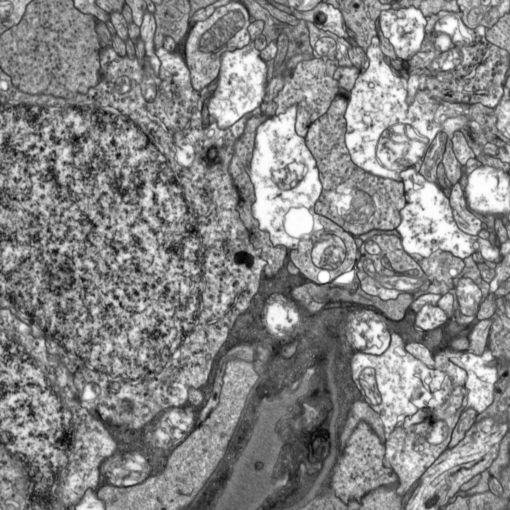
#> input picture cell_images/cell_images/0001.000.png, 510 x 510 px, given in place of clouds.png, which was not available
$ python main.py   (older library calls are emulated)
#> lines starting #> are read from the running program, lines starting #| are printed output that depends on the picture; pictures that were not available may be replaced by others from this repository, and a replacement may not be noted
### canvas_funcs.py
import code
import os
import skimage
from skimage import io

import matplotlib.pyplot as plt
import numpy as np
#from ip_functions import *
from skimage import data, filters, color, morphology, exposure, img_as_float, img_as_ubyte, util
from skimage.util import img_as_ubyte
from skimage.segmentation import flood, flood_fill
from skimage.morphology import extrema
from skimage.exposure import histogram
from numpy.fft import fft2, ifft2
from scipy import fftpack

def mosaic_core(imgs):
    print('Beginning Mosiac, this may take a minute...')

    debug = 0
    rows, cols = (len(imgs), len(imgs))
    pos_arr = [[0 for i in range(cols)] for j in range(rows)]

    canvas_size_y = 2*len(imgs)*imgs[0].shape[0] + imgs[0].shape[0]
    canvas_size_x = 2*len(imgs)*imgs[0].shape[1] + imgs[0].shape[1]
    canvas = np.zeros((canvas_size_y, canvas_size_x))

    # Pad images in all directions with ave value
    pad_imgs = pad_ave_arr(imgs)
    filt = lo_pass_gauss(pad_imgs[0], 0, .8)[1]
    corr_threshold = 100000


    for ff in range(0, len(imgs)):
        for gg in range(0, len(imgs)):

            temp_y = len(imgs)*imgs[ff].shape[0]
            temp_x = len(imgs)*imgs[ff].shape[1]

            if(ff == 0 and gg == 0):
                canvas[temp_y:temp_y + imgs[0].shape[0], temp_x:temp_x + imgs[0].shape[1]] = imgs[0]
                pos_arr[0][0] = [temp_y, temp_x]

            if(debug == 1):
                plt.imshow(canvas, cmap='gray')
                plt.show()

            #phase correlation
            corr = phase_corr(pad_imgs[ff], pad_imgs[gg], filt)
            quad = quad_img(draw_bound(imgs[ff]))
            quad_comp = np.array(quad)
            y_off = np.unravel_index(corr.argmax(), corr.shape)[0]
            x_off = np.unravel_index(corr.argmax(), corr.shape)[1]
            max_val = corr[y_off, x_off]
            mean_val = np.mean(corr)

            if(mean_val != 0):
              max_mean_ratio = max_val/mean_val
            else:
              max_mean_ratio = 0

            bound = draw_bound(np.array(imgs[gg]))

            y_len = np.int(pad_imgs[ff].shape[0])
            x_len = np.int(pad_imgs[ff].shape[1])
            y_ctr = np.int(pad_imgs[ff].shape[0]/2)
            x_ctr = np.int(pad_imgs[ff].shape[1]/2)

            # Calculate offset in y, wrap around if negative
            dy = y_ctr-y_off
            dy_orig = dy
            if(dy < 0):
                dy = imgs[ff].shape[0] + dy

            # Calculate offset in x, wrap around if negative
            dx = x_ctr-x_off
            dx_orig = dx
            if(dx < 0):
                dx = imgs[ff].shape[1] + dx

            if(debug == 1):
                print("Image F index: ", ff)
                print("Image G index: ", gg)
                print('y offset: ', y_off)
                print('x offset: ', x_off)
                print('dy: ', dy)
                print('dx: ', dx)
                print('Max Corr Val: ', max_val)
                print('Mean Corr Val: ', mean_val)
                print('Max/Mean Ratio', max_mean_ratio)

            if( 0.008 > max_val):
                print('Uncorrelated')
                continue

            quad_comp[dy:dy + imgs[ff].shape[0], dx:dx + imgs[ff].shape[1]] = bound

            if(dy == 0 and dx == 0):
              if(debug == 1):
                  print('SAME IMAGE\n\n\n')

              continue

            q_idx = quad_corr_max_index(imgs[ff], imgs[gg], dy, dx)

            if(len(pos_arr[ff][ff]) == 2 and pos_arr[ff][gg] == 0):
                fy_pos = pos_arr[ff][ff][0]
                fx_pos = pos_arr[ff][ff][1]

                if( q_idx == 1):
                    pos_arr[gg][gg] = [fy_pos + dy, fx_pos + dx]
                    pos_arr[ff][gg] = [dy, dx]
                elif( q_idx == 2):
                    pos_arr[gg][gg] = [fy_pos + dy_orig, fx_pos + dx]
                    pos_arr[ff][gg] = [dy, dx]
                elif( q_idx == 3):
                    pos_arr[gg][gg] = [fy_pos + dy_orig, fx_pos + dx_orig]
                    pos_arr[ff][gg] = [dy_orig, dx_orig]
                elif( q_idx == 4):
                    pos_arr[gg][gg] = [fy_pos + dy_orig, fx_pos + dx_orig]
                    pos_arr[ff][gg] = [dy, dx_orig]

                canvas[pos_arr[gg][gg][0]:pos_arr[gg][gg][0] + imgs[gg].shape[0], pos_arr[gg][gg][1]:pos_arr[gg][gg][1] + imgs[gg].shape[1]] = imgs[gg]

    plt.figure()
    plt.imshow(canvas, cmap='gray')
    plt.savefig('canvas.png')

    return canvas


# [76 lines left out: functions quad_corr, quad_corr_max_index, norm_corr, btrw, lo_pass_btrw, not called in this run]
    #return img_filt, FILT, I, IMG_FILT


def draw_bound(img):
    new_img = np.array(img)
    new_img[0:1, ::] = 0
    new_img[::, 0:1] = 0
    new_img[img.shape[0]-1:img.shape[0], ::] = 0
    new_img[::, img.shape[1]-1:img.shape[1]] = 0
    return new_img

def pad_ave_arr(imgs):
    pad_arr = []
    for ii in range(len(imgs)):
        pad_arr.append(pad_average(imgs[ii]))
    return pad_arr

def quad_img(img):
    q_img = np.zeros((2*img.shape[0], 2*img.shape[1]))
    q_img[0:img.shape[0], 0:img.shape[1]] = img
    q_img[img.shape[0]:2*img.shape[0], 0:img.shape[1]] = img
    q_img[img.shape[0]:2*img.shape[0], img.shape[1]:2*img.shape[1]] = img
    q_img[0:img.shape[0], img.shape[1]:2*img.shape[1]] = img
    return q_img

def pad_average(img):
    av = np.mean(img)
    pad_img = av*np.ones((3*img.shape[0], 3*img.shape[1]))
    pad_img[img.shape[0]:2*img.shape[0], img.shape[1]:2*img.shape[1]] = img
    return pad_img

def phase_corr(f, g, filt):
    eps = .00001
    fft_prod = np.fft.fft2(f).conj()*np.fft.fft2(g)
    fft_prod_phase = fft_prod/(np.abs(fft_prod) + eps)
    filt_phase = filt*fft_prod_phase

    return np.real(np.fft.fftshift(np.fft.ifft2(filt_phase)))

def gs2(muu, sg, w, h):
    w_half = np.int(w/2)
    h_half = np.int(h/2)
    #x, y = np.meshgrid(np.linspace(-1,1,w), np.linspace(-1,1,h))
    x, y = np.meshgrid(np.linspace(-1,1,h), np.linspace(-1,1,w))
    z = np.sqrt(x*x + y*y)
    sigma = 1
    gauss1 = np.exp(-1*((z-muu)**2 / (2.0 * sg**2)))
    return gauss1

def lo_pass_gauss(img, muu, sg):
    #Shift the gaussian filter as it is constructed to be in the center of X,Y, this doesn't
    #match fourier tranforms of images
    FILT = fftpack.fftshift(gs2(muu, sg, np.shape(img)[0], np.shape(img)[1]))
    I = np.fft.fft2(img)
    IMG_FILT = I*FILT
    img_filt = np.abs(np.fft.ifft2(IMG_FILT))
    return img_filt, FILT, I, IMG_FILT

# [7 lines left out: function test_img, not called in this run]

def color2grey(img):
    b = [.3, .6, .1]
    return np.dot(img[...,:3], b)


# [17 lines left out: function plt_flt_plot, not called in this run]


def partition_imag4(img, overlap):
    half_len_y = np.int(img.shape[0]/2)
    half_len_x = np.int(img.shape[1]/2)

    s1 = img[0:half_len_x+overlap, 0:half_len_x+overlap]
    s2 = img[overlap:2*half_len_y, 0:half_len_x+overlap]
    s3 = img[overlap:2*half_len_y, overlap:2*half_len_x]
    s4 = img[0:half_len_y+overlap, overlap:2*half_len_x]

    return s1, s2, s3, s4

def partition_imag4_print(img, imgs):

    s1 = imgs[0]
    s2 = imgs[1]
    s3 = imgs[2]
    s4 = imgs[3]

    fig = plt.figure()

    gs = fig.add_gridspec(2,4)
    ax0 = fig.add_subplot(gs[:, 0:2])
    plt.imshow(img, cmap='gray')
    ax1 = fig.add_subplot(gs[0, 2])
    plt.imshow(s1, cmap='gray')
    ax2 = fig.add_subplot(gs[1, 2])
    plt.imshow(s2, cmap='gray')
    ax4 = fig.add_subplot(gs[0, 3])
    plt.imshow(s4, cmap='gray')
    ax5 = fig.add_subplot(gs[1, 3])
    plt.imshow(s3, cmap='gray')
    plt.show()


### main.py
import code
import os
import skimage
from skimage import io
from scipy import fftpack
import matplotlib.pyplot as plt
import numpy as np
#from ip_functions import *
from skimage import data, filters, color, morphology, exposure, img_as_float, img_as_ubyte, util
from skimage.util import img_as_ubyte
from skimage.segmentation import flood, flood_fill
from skimage.morphology import extrema
from skimage.exposure import histogram
from cantor import *
#from sample_signals import *
from canvas_funcs import *


### Section 1
# 1) FFTs
# Use the built-in FFT functions in python (i.e., numpy) to compute the Fourier
# transform of some images and show their power spectrum.  You should organize
# the frequencies so that zero is in the middle of the FFT result/images.  You
# might need to use a log to see the power clearly.   Show results on several
# images and comment on what you see in both domains.  Implement a lower pass
# filter in the Fourier domain and do the inverse FFT to show the effects on several images.

# Experimenting in Fourier domain with low pass filters
# [164 lines left out: function sect1_tests, not called in this run]


# Section 4 Test cases
def sect4_tests():

    # Import images for section 4 testing
    clouds = io.imread('clouds.png')
#> clouds is the input picture: shape (510, 510); min 0, max 255, mean 134
    i0 = io.imread('cell_images/cell_images/0001.000.png')
    i1 = io.imread('cell_images/cell_images/0001.001.png')
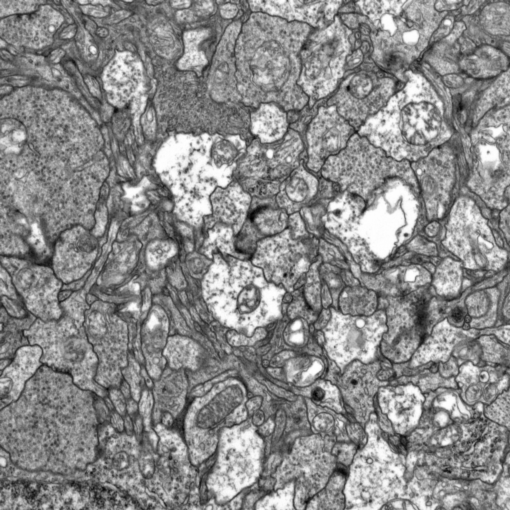
#> input picture cell_images/cell_images/0001.001.png, 510 x 510 px
#> i1 is the input picture: shape (510, 510); min 0, max 255, mean 137.8
    i2 = io.imread('cell_images/cell_images/0001.002.png')
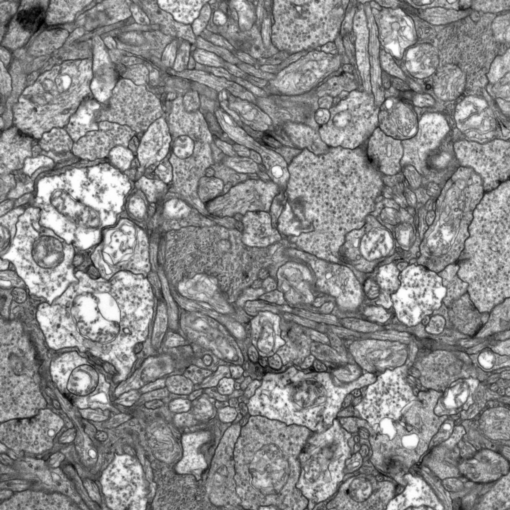
#> input picture cell_images/cell_images/0001.002.png, 510 x 510 px
#> i2 is the input picture: shape (510, 510); min 0, max 255, mean 137.9
    i4 = io.imread('cell_images/cell_images/0001.004.png')
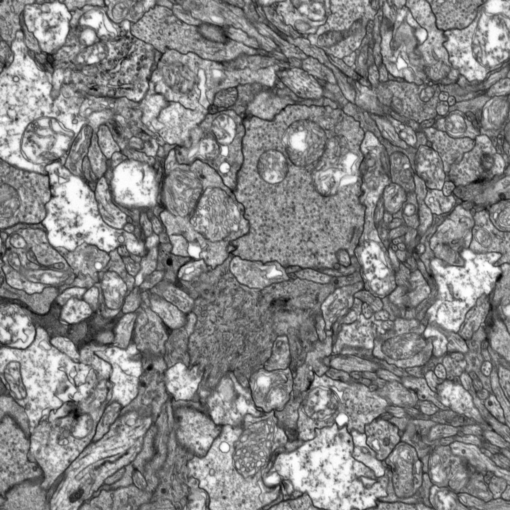
#> input picture cell_images/cell_images/0001.004.png, 510 x 510 px
#> i4 is the input picture: shape (510, 510); min 0, max 255, mean 134.1
    i5 = io.imread('cell_images/cell_images/0001.005.png')
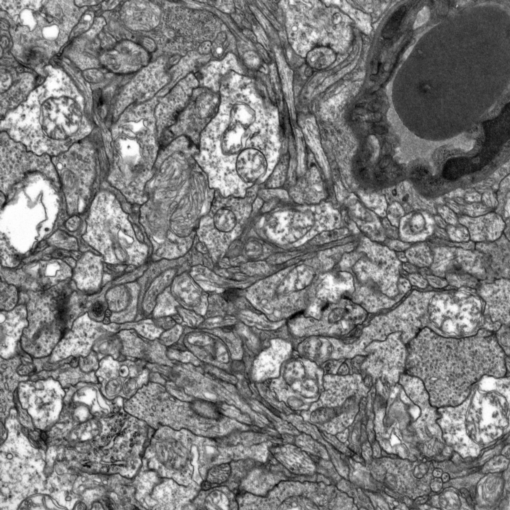
#> input picture cell_images/cell_images/0001.005.png, 510 x 510 px
#> i5 is the input picture: shape (510, 510); min 0, max 255, mean 124.4
    i6 = io.imread('cell_images/cell_images/0001.006.png')

    plt.imshow(clouds, cmap='gray')
    plt.show()

    # Partition Teste images from clouds.png
    s1,s2,s3, s4 = partition_imag4(clouds, 128)
#> in partition_imag4, `s4 = img[0:half_len_y+overlap, overlap:2*half_len_x]`:
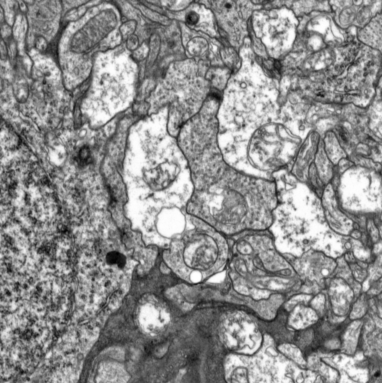
#> s4: shape (383, 382); min 0, max 255, mean 142.1

    print(s1.shape)
#| (383, 383)
    print(s2.shape)
#| (382, 383)
    print(s3.shape)
#| (382, 382)
    print(s4.shape)
#| (383, 382)

    # Correct asymetries in shape
    s1 = s1[0:628, 0:628]
    s2 = s2[0:628, 0:628]
    s3 = s3[0:628, 0:628]
    s4 = s4[0:628, 0:628]

    # Put in array to pass to mosaic function
    cloud_imgs = [s1, s2, s3, s4]

    partition_imag4_print(clouds, cloud_imgs)
    s1.shape
    s2.shape
    s3.shape
    s4.shape


    clouds_reconstructed = mosaic_core(cloud_imgs)
#> in mosaic_core, `rows, cols = (len(imgs), len(imgs))`: rows = 4
#> in mosaic_core, `canvas_size_y = 2*len(imgs)*imgs[0].shape[0] + imgs[0].shape[0]`: canvas_size_y = 3447
#> the loop in pad_ave_arr, `for ii in range(len(imgs)):` made 4 passes
#> av in pad_average on passes 1 to 4: 132.8, 126.4, 135, 142.1
#> after the loop in pad_ave_arr, `for ii in range(len(imgs)):`: pad_arr = 4 items
#> in mosaic_core, `filt = lo_pass_gauss(pad_imgs[0], 0, .8)[1]`:
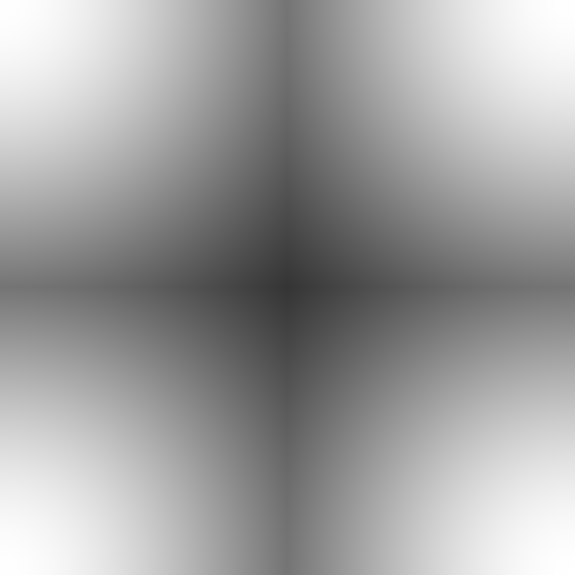
#> filt: shape (1149, 1149) float64 (shown at 1/2 size); min 0.21, max 1, mean 0.625
#> the loop in mosaic_core, `for ff in range(0, len(imgs)):` made 1 pass
#> after the loop in mosaic_core, `for ff in range(0, len(imgs)):`:
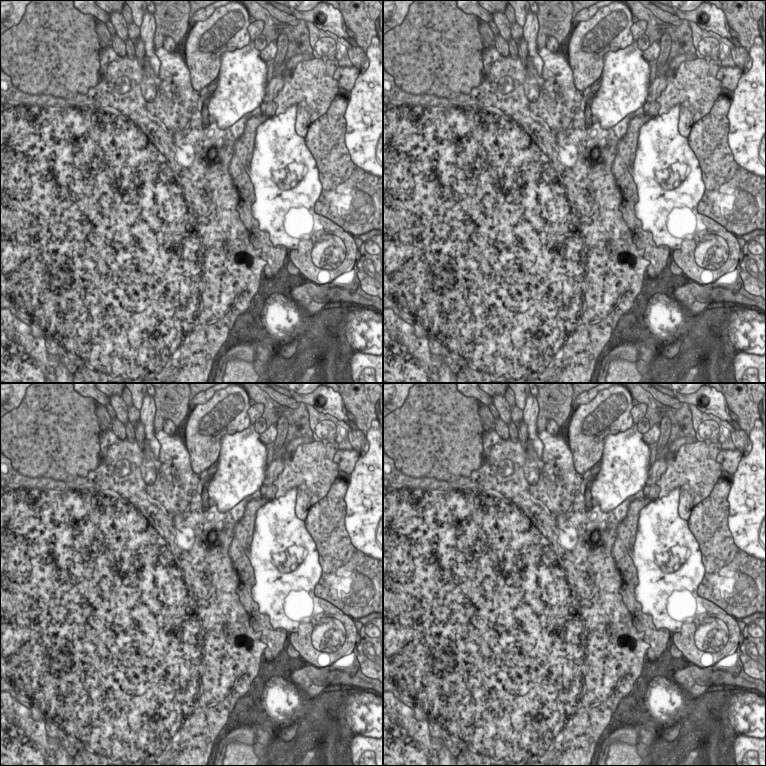
#> quad_comp: shape (766, 766) float64; min 0, max 255, mean 131.4
#> after the loop in mosaic_core, `for ff in range(0, len(imgs)):`: pos_arr = [[[1532, 1532], 0, 0, 0], [0, 0, 0, 0], [0, 0, 0, 0], [0, 0, 0, 0]]
    plt.imshow(clouds_reconstructed, cmap='gray')
    plt.savefig('clouds_mosiac.png')

    imgs1 = [i0, i1, i2, i4, i5, i6]
    test1 = test_img((256, 256))

    canvas = mosaic_core(imgs1)
    plt.savefig('cells_mosiac.png')
    plt.imshow(canvas, cmap='gray')
    plt.show()


# Run code here
#> (the run stopped early here; a loop or call above may not have finished)
